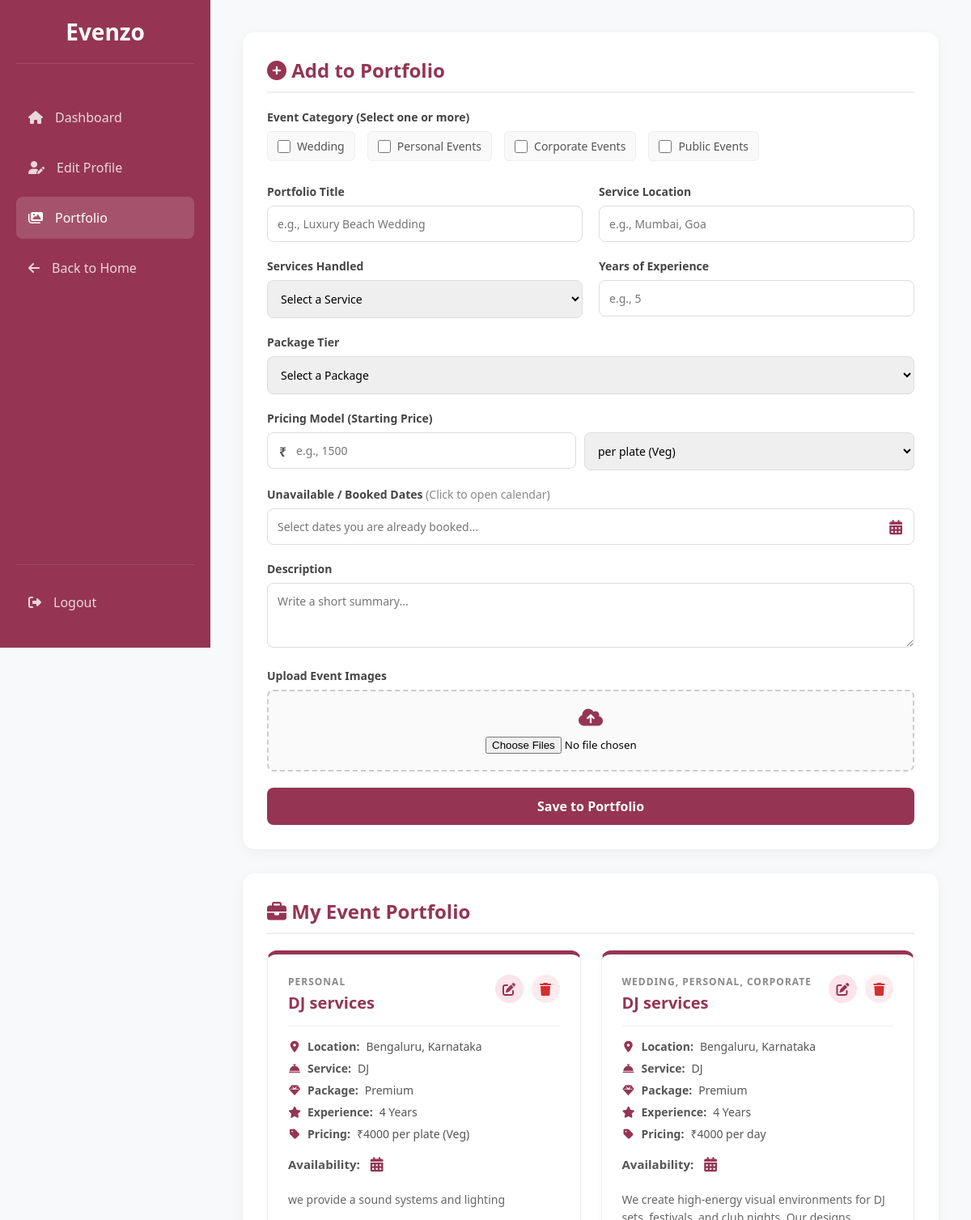
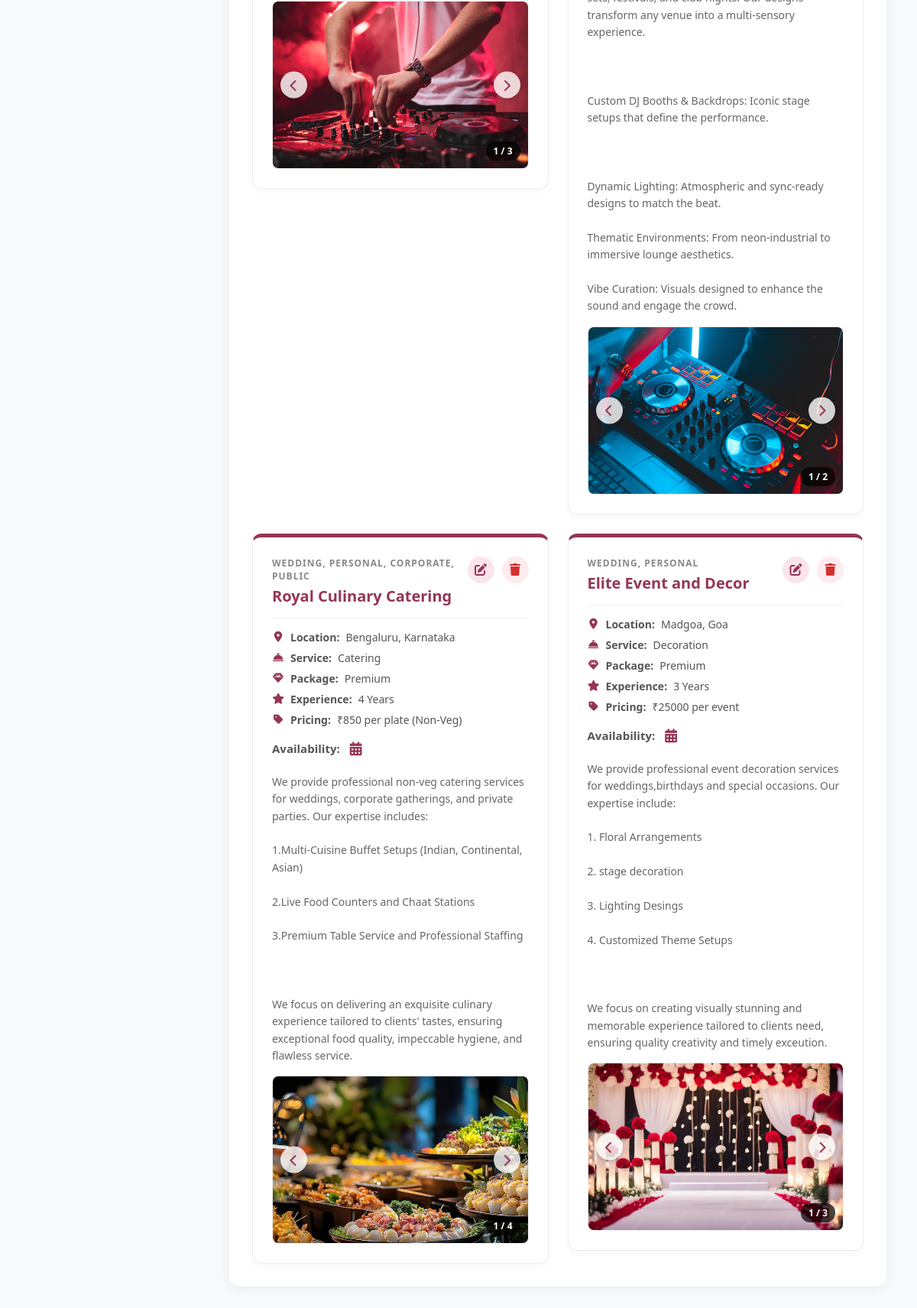
Screenshot of /portfolio (signed in) with the database file from the repository (2 pictures, top to bottom).
### tables this page shows
CREATE TABLE services (
                id INTEGER PRIMARY KEY AUTOINCREMENT,
                manager_id INTEGER NOT NULL,
                category TEXT,
                service_name TEXT NOT NULL,
                service_location TEXT,       
                services_offered TEXT,       
                experience_years INTEGER,    
                pricing TEXT,                
                images TEXT,                 
                description TEXT, unavailable_dates TEXT, pkg_basic_name TEXT DEFAULT 'Basic (Silver)', pkg_basic_price REAL DEFAULT 0.0, pkg_basic_desc TEXT, pkg_premium_name TEXT DEFAULT 'Premium (Gold)', pkg_premium_price REAL DEFAULT 0.0, pkg_premium_desc TEXT, pkg_luxury_name TEXT DEFAULT 'Luxury (Platinum)', pkg_luxury_price REAL DEFAULT 0.0, pkg_luxury_desc TEXT, package_tier TEXT DEFAULT 'Standard', is_active INTEGER DEFAULT 1,
                FOREIGN KEY (manager_id) REFERENCES users (id) ON DELETE CASCADE
            );

### app.py (the view, shortened to what this page needs)
@app.route('/portfolio', methods=['GET', 'POST'])
def portfolio():
    if 'user_id' not in session or session['role'] != 'eventmanager':
        return redirect(url_for('index'))
    conn = get_db_connection()
    my_services = conn.execute("SELECT * FROM services WHERE manager_id=? ORDER BY id DESC", (session['user_id'],)).fetchall()
    conn.close()
    return render_template('portfolio.html', services=my_services)

### app.py (called while the page is built)
def get_db_connection():
    conn = sqlite3.connect('database.db', timeout=10)
    conn.row_factory = sqlite3.Row
    conn.execute("PRAGMA foreign_keys = ON")
    return conn

### frontend/templates/portfolio.html (shortened to what this page needs)
<!DOCTYPE html>
<html lang="en">
<head>
    <link rel="stylesheet" href="https://cdnjs.cloudflare.com/ajax/libs/font-awesome/6.4.0/css/all.min.css">
    <link rel="stylesheet" href="https://cdn.jsdelivr.net/npm/flatpickr/dist/flatpickr.min.css">
</head>
<body>
    <div class="sidebar">
        <div class="logo">Evenzo</div>
        <nav class="nav-menu">
            <a href="{{ url_for('dashboard') }}" class="nav-item"><i class="fas fa-home"></i> Dashboard</a>
            <a href="{{ url_for('edit_profile') }}" class="nav-item"><i class="fas fa-user-edit"></i> Edit Profile</a>
            <a href="{{ url_for('portfolio') }}" class="nav-item active"><i class="fas fa-images"></i> Portfolio</a>
            <a href="{{ url_for('index') }}" class="nav-item"><i class="fas fa-arrow-left"></i> Back to Home</a>
        </nav>
        <div class="logout-container">
            <a href="{{ url_for('logout') }}" class="nav-item"><i class="fas fa-sign-out-alt"></i> Logout</a>
        </div>
    </div>
    <div class="main-content">
        <div class="card">
            <h2><i class="fas fa-plus-circle"></i> Add to Portfolio</h2>
            <form action="{{ url_for('portfolio') }}" method="POST" enctype="multipart/form-data">
                <div class="form-group">
                    <label>Event Category (Select one or more)</label>
                    <div class="checkbox-group">
                        <label><input type="checkbox" name="category" value="Wedding"> Wedding</label>
                        <label><input type="checkbox" name="category" value="Personal"> Personal Events</label>
                        <label><input type="checkbox" name="category" value="Corporate"> Corporate Events</label>
                        <label><input type="checkbox" name="category" value="Public"> Public Events</label>
                    </div>
                </div>
                <div class="form-grid">
                    <div class="form-group">
                        <label>Portfolio Title</label>
                        <input type="text" name="service_name" placeholder="e.g., Luxury Beach Wedding" required>
                    </div>
                    <div class="form-group">
                        <label>Service Location</label>
                        <input type="text" name="service_location" placeholder="e.g., Mumbai, Goa" required>
                    </div>
                </div>
                <div class="form-grid">
                    <div class="form-group">
                        <label>Services Handled</label>
                        <select name="services_offered" required>
                            <option value="" disabled selected>Select a Service</option>
                        </select>
                    </div>
                    <div class="form-group">
                        <label>Years of Experience</label>
                        <input type="number" name="experience_years" placeholder="e.g., 5" min="0" required>
                    </div>
                </div>
                <div class="form-group">
                    <label>Package Tier</label>
                    <select name="package_tier" required>
                        <option value="" disabled selected>Select a Package</option>
                    </select>
                </div>
                <div class="form-group">
                    <label>Pricing Model (Starting Price)</label>
                    <div style="display: flex; gap: 10px;">
                        <div class="input-with-icon" style="flex: 1;">
                            <span class="currency-symbol">₹</span>
                            <input type="number" name="pricing_amount" placeholder="e.g., 1500" min="0" required>
                        </div>
                        <select name="pricing_unit" style="flex: 1;" required>
                            <option value="per plate (Veg)">per plate (Veg)</option>
                        </select>
                    </div>
                </div>
                <div class="form-group">
                    <label>Unavailable / Booked Dates <span style="color:#888; font-weight:normal;">(Click to open calendar)</span></label>
                    <div style="position: relative; display: flex; align-items: center;">
                        <input type="text" name="unavailable_dates" class="date-picker" placeholder="Select dates you are already booked..." style="background: #fff; cursor: pointer; padding-right: 40px;" readonly>
                    </div>
                </div>
                <div class="form-group">
                    <label>Description</label>
                    <textarea name="description" placeholder="Write a short summary..." required></textarea>
                </div>
                <div class="form-group">
                    <label>Upload Event Images</label>
                    <div class="file-upload-box">
                        <i class="fas fa-cloud-upload-alt" style="font-size: 24px; color: var(--primary); margin-bottom: 10px;"></i><br>
                        <input type="file" name="event_images" accept="image/*" multiple required>
                    </div>
                </div>
                <button type="submit" class="btn-submit">Save to Portfolio</button>
            </form>
        </div>
        <div class="card">
            <h2><i class="fas fa-briefcase"></i> My Event Portfolio</h2>
            {% if services %}
                <div class="services-grid">
                    {% for service in services %}
                    <div class="service-item">
                        <div class="service-header">
                            <div class="service-title-area">
                                <div class="s-category">{{ service.category }}</div>
                                <div class="s-title">{{ service.service_name }}</div>
                            </div>
                            <div class="action-icons">
                                <i class="fas fa-edit edit-icon"
                                   title="Edit this item"
                                   data-id="{{ service.id }}"
                                   data-category="{{ service.category }}"
                                   data-title="{{ service.service_name }}"
                                   data-location="{{ service.service_location }}"
                                   data-services="{{ service.services_offered }}"
                                   data-experience="{{ service.experience_years }}"
                                   data-package="{{ service.package_tier }}"
                                   data-pricing="{{ service.pricing }}"
                                   data-description="{{ service.description }}"
                                   data-images="{{ service.images }}"
                                   data-unavailable="{{ service.unavailable_dates if service.unavailable_dates else '' }}"
                                   onclick="openEditModal(this)"></i>
                                <i class="fas fa-trash delete-icon" title="Delete this item" onclick="confirmDelete('{{ service.id }}')"></i>
                            </div>
                        </div>
                        <div class="s-detail"><i class="fas fa-map-marker-alt"></i> <strong>Location:</strong> {{ service.service_location }}</div>
                        <div class="s-detail"><i class="fas fa-concierge-bell"></i> <strong>Service:</strong> {{ service.services_offered }}</div>
                        <div class="s-detail"><i class="fas fa-gem"></i> <strong>Package:</strong> {{ service.package_tier }}</div>
                        <div class="s-detail"><i class="fas fa-star"></i> <strong>Experience:</strong> {{ service.experience_years }} Years</div>
                        <div class="s-detail"><i class="fas fa-tag"></i> <strong>Pricing:</strong> ₹{{ service.pricing }}</div>
                        <div class="s-detail" style="margin-top: 10px; font-size: 15px;">
                            <strong>Availability:</strong>
                            <i class="fas fa-calendar-alt" style="color: var(--primary); cursor: pointer; font-size: 18px; margin-left: 5px; transition: 0.2s;" title="Click to view blocked dates" onmouseover="this.style.transform='scale(1.1)'" onmouseout="this.style.transform='scale(1)'" onclick="toggleCardCalendar('{{ service.id }}')"></i>
                        </div>
                        <p style="font-size: 14px; color: #666; margin-top: 15px; line-height: 1.6; white-space: pre-wrap;">{{ service.description }}</p>
                        {% if service.images %}
                            {% set imgs = service.images.strip(',').split(',') %}
                            {% set clean_imgs = imgs | reject('equalto', '') | list %}
                            {% if clean_imgs|length > 0 %}
                                <div class="inline-slider-wrapper" id="slider-{{ service.id }}" data-images="{{ clean_imgs | join(',') }}">
                                    <img src="{{ url_for('uploaded_file', filename=clean_imgs[0]) }}" class="inline-slider-img" id="img-{{ service.id }}" onclick="viewImage(this.src)" title="Click to expand">
                                    {% if clean_imgs|length > 1 %}
                                        <button class="inline-slider-btn inline-prev" onclick="slideInline('{{ service.id }}', -1)"><i class="fas fa-chevron-left"></i></button>
                                        <button class="inline-slider-btn inline-next" onclick="slideInline('{{ service.id }}', 1)"><i class="fas fa-chevron-right"></i></button>
                                        <div class="inline-counter"><span id="counter-{{ service.id }}">1</span> / {{ clean_imgs|length }}</div>
                                    {% endif %}
                                </div>
                            {% endif %}
                        {% endif %}
                    </div>
                    {% endfor %}
                </div>
            {% else %}
                <p style="color: #888; font-style: italic; text-align: center; padding: 20px;">You haven't added any events to your portfolio yet.</p>
            {% endif %}
        </div>
    </div>
</body>
</html>

### rows the page displays
services: category "PERSONAL", service_name "DJ services", service_location "Bengaluru, Karnataka", services_offered "DJ", package_tier "Premium", experience_years "4", pricing "4000 per plate (Veg)", description "we provide a sound systems and lighting", shows a picture
services: category "WEDDING, PERSONAL, CORPORATE", service_name "DJ services", service_location "Bengaluru, Karnataka", services_offered "DJ", package_tier "Premium", experience_years "4", pricing "4000 per day", description "We create high-energy visual environments for DJ sets, festivals, and club nights. Our designs transform any venue into a multi-sensory experience. Custom DJ Booths & Backdrops: Iconic stage setups that define the performance. Dynamic Lighting: Atmospheric and sync-ready designs to match the beat. Thematic Environments: From neon-industrial to immersive lounge aesthetics. Vibe Curation: Visuals designed to enhance the sound and engage the crowd.", shows a picture
services: category "WEDDING, PERSONAL, CORPORATE, PUBLIC", service_name "Royal Culinary Catering", service_location "Bengaluru, Karnataka", services_offered "Catering", package_tier "Premium", experience_years "4", pricing "850 per plate (Non-Veg)", description "We provide professional non-veg catering services for weddings, corporate gatherings, and private parties. Our expertise includes: 1.Multi-Cuisine Buffet Setups (Indian, Continental, Asian) 2.Live Food Counters and Chaat Stations 3.Premium Table Service and Professional Staffing We focus on delivering an exquisite culinary experience tailored to clients' tastes, ensuring exceptional food quality, impeccable hygiene, and flawless service.", shows a picture
services: category "WEDDING, PERSONAL", service_name "Elite Event and Decor", service_location "Madgoa, Goa", services_offered "Decoration", package_tier "Premium", experience_years "3", pricing "25000 per event", description "We provide professional event decoration services for weddings,birthdays and special occasions. Our expertise include: 1. Floral Arrangements 2. stage decoration 3. Lighting Desings 4. Customized Theme Setups We focus on creating visually stunning and memorable experience tailored to clients need, ensuring quality creativity and timely exceution.", shows a picture
